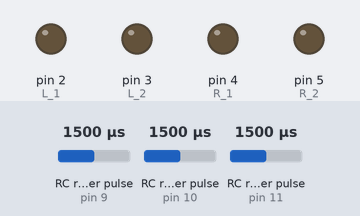
Simulated run of this sketch. Board: Arduino Uno, built with avr-gcc and run on an emulated ATmega328P. Shown: output pins drawn as LEDs (lit = HIGH). Wiring (inferred from the names in the program): 3 × RC receiver channel: data pin 9 / data pin 10 / data pin 11. Inputs (shaded band) come from the test bench; at power-on: RC receiver pulse (sensors on pin 9, pin 10, pin 11) 1500 µs.

Above: at 1.2 s.
1.3 s: RC receiver pulse (sensor on pin 9) set to 1258 µs
2.8 s: RC receiver pulse (sensor on pin 9) set to 1233 µs
At 3.5 s:
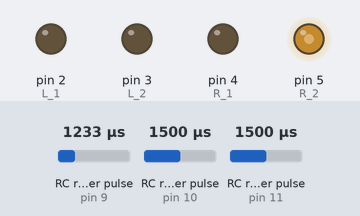
4.3 s: RC receiver pulse (sensor on pin 10) set to 1261 µs
5.8 s: RC receiver pulse (sensor on pin 10) set to 1237 µs
At 7.0 s:
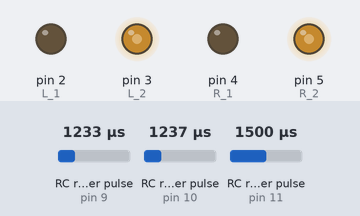
7.3 s: RC receiver pulse (sensor on pin 11) set to 1020 µs
At 8.2 s:
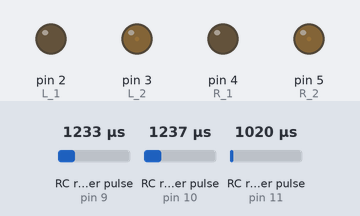
8.8 s: RC receiver pulse (sensor on pin 11) set to 1750 µs
At 9.3 s:
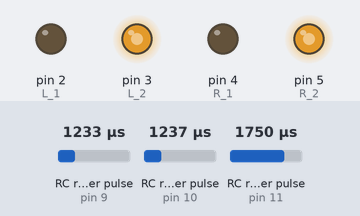
Timing chart, 0 to 11.3 s (numbered marks = the images above; inputs shaded):
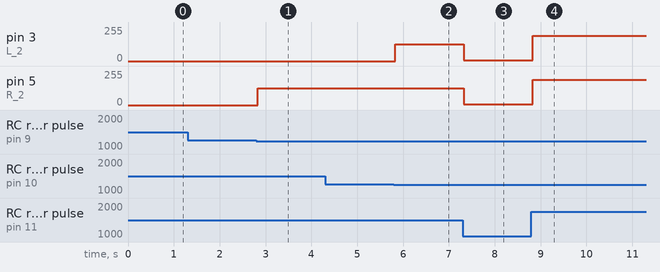

The sketch:

RF_twobts7960.ino
```cpp
#define L_1 2
#define L_2 3
#define R_1 4
#define R_2 5

int ch_1 = 9;
int ch_2 = 10;
int ch_3 = 11;
float wspeed= 0 ;

void setup() {
  pinMode(2, OUTPUT);
  pinMode(3, OUTPUT);
  pinMode(4, OUTPUT);
  pinMode(5, OUTPUT);
  Serial.begin(9600);
  pinMode(ch_1 , INPUT);
  pinMode(ch_2 , INPUT);
  pinMode(ch_3 , INPUT);
}

void loop() {
  int v_1 =  pulseIn(ch_1 ,HIGH);
  int v_2 =  pulseIn(ch_2 ,HIGH);
int v_3 =  pulseIn(ch_3 ,HIGH);
wspeed = (v_3 - 1000)*0.255;
  if(v_2<1250){
    down();
  }
  else if(v_2>1750){
    up();
  }

  else if(v_1>1750){
    left();
  }
  else if(v_1<1250){
    right();
  }
  else{
    Stop();
  }

}

void left(){
  analogWrite(L_1, 0);
  digitalWrite(L_2, wspeed);
  digitalWrite(R_1, wspeed);
  digitalWrite(R_2, 0);
}

void right(){
  analogWrite(L_1, wspeed);
  analogWrite(L_2, 0);
  analogWrite(R_1, 0);
  analogWrite(R_2, wspeed);
}

void up(){
  analogWrite(L_1, wspeed);
  analogWrite(L_2, 0);
  analogWrite(R_1, wspeed);
  analogWrite(R_2, 0);
}

void down(){
  analogWrite(L_1, 0);
  analogWrite(L_2, wspeed);
  analogWrite(R_1, 0);
  analogWrite(R_2, wspeed);
}

void Stop(){
  analogWrite(L_1, 0);
  analogWrite(L_2, 0);
  analogWrite(R_1, 0);
  analogWrite(R_2, 0);
}
```

Measured:
- the behaviour switches between 1249 and 1248 µs on RC receiver pulse (sensor on pin 9) (found by bisection; images 0 and 1)
- the behaviour switches between 1249 and 1248 µs on RC receiver pulse (sensor on pin 10) (found by bisection; images 1 and 2)
- after the input at 1.3 s, every drawn part: stays the same
- after the input at 2.8 s, pin 5 (R_2): 0/255 → 127/255 at once
- after the input at 4.3 s, every drawn part: stays the same
- after the input at 5.8 s, pin 3 (L_2): 0/255 → 127/255 at once
- after the input at 7.3 s, pin 3 (L_2), pin 5 (R_2): 127/255 → 5/255 at once
- after the input at 8.8 s, pin 3 (L_2), pin 5 (R_2): 5/255 → 191/255 at once
